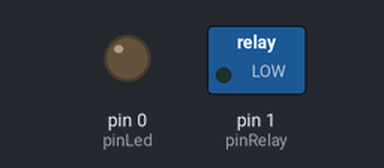
The sketch below on a simulated Arduino Uno, built with avr-gcc and run on an emulated ATmega328P. Shown: switched loads named in the sketch (green lamp = pin HIGH), output pins drawn as LEDs (lit = HIGH).

Above: at 0.1 s.
At 39.1 s:
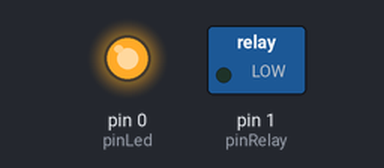
Timing chart, 0 to 40.0 s (numbered marks = the images above):
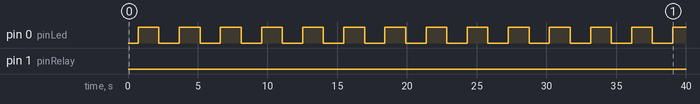

Measured:
- by itself, pin 0 (pinLed): alternates HIGH for 1.5 s and LOW for 1.5 s

The sketch:

TubeAmpController.ino
```cpp
/*
 * Tube amp controller
 * Controlls the tube led and the output relay.
 * noti, 2017
 *
 */


uint8_t pinLed = 0;
uint8_t pinRelay = 1;
unsigned long elapsedTime = 0;


void cosine_pulse(int pin, float time_step, int pause) {
	for (float t = 0; t < 2 * PI; t += time_step) {
		float value = (cos(t - PI)*0.5 + 0.5) * 250;
		analogWrite(pin, value + 5);
		delay(pause);
	}
}

void setup()
{
	pinMode(pinLed, OUTPUT);
	pinMode(pinRelay, OUTPUT);

	digitalWrite(pinLed, LOW);
	digitalWrite(pinRelay, LOW);
}

void loop()
{
	elapsedTime = millis();
	if (elapsedTime < 60000)
	{
		cosine_pulse(pinLed, 0.0025, 1);
	}
	else
	{
		digitalWrite(pinRelay, HIGH);
		digitalWrite(pinLed, HIGH);
	}
}
```
